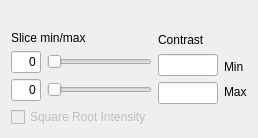
      <widget class="QWidget" name="tab_potential">
       <attribute name="title">
        <string>Potential</string>
       </attribute>
       <layout class="QHBoxLayout" name="horizontalLayout_29">
        <item>
         <layout class="QVBoxLayout" name="verticalLayout_23">
          <item>
           <widget class="QLabel" name="lbl_image_potential">
            <property name="sizePolicy">
             <sizepolicy hsizetype="MinimumExpanding" vsizetype="MinimumExpanding">
              <horstretch>0</horstretch>
              <verstretch>0</verstretch>
             </sizepolicy>
            </property>
            <property name="minimumSize">
             <size>
              <width>1</width>
              <height>1</height>
             </size>
            </property>
            <property name="text">
             <string/>
            </property>
            <property name="alignment">
             <set>Qt::AlignCenter</set>
            </property>
           </widget>
          </item>
          <item>
           <layout class="QHBoxLayout" name="horizontalLayout_28">
            <item>
             <layout class="QVBoxLayout" name="verticalLayout_17">
              <item>
               <widget class="QLabel" name="label_23">
                <property name="text">
                 <string>Slice min/max</string>
                </property>
               </widget>
              </item>
              <item>
               <layout class="QHBoxLayout" name="horizontalLayout_23">
                <item>
                 <widget class="QLineEdit" name="lineEdit_slicemin">
                  <property name="enabled">
                   <bool>true</bool>
                  </property>
                  <property name="maximumSize">
                   <size>
                    <width>30</width>
                    <height>16777215</height>
                   </size>
                  </property>
                  <property name="text">
                   <string>0</string>
                  </property>
                  <property name="alignment">
                   <set>Qt::AlignRight|Qt::AlignTrailing|Qt::AlignVCenter</set>
                  </property>
                 </widget>
                </item>
                <item>
                 <widget class="QSlider" name="slider_slicemin">
                  <property name="enabled">
                   <bool>true</bool>
                  </property>
                  <property name="orientation">
                   <enum>Qt::Horizontal</enum>
                  </property>
                 </widget>
                </item>
               </layout>
              </item>
              <item>
               <layout class="QHBoxLayout" name="horizontalLayout_27">
                <item>
                 <widget class="QLineEdit" name="lineEdit_slicemax">
                  <property name="enabled">
                   <bool>true</bool>
                  </property>
                  <property name="maximumSize">
                   <size>
                    <width>30</width>
                    <height>16777215</height>
                   </size>
                  </property>
                  <property name="text">
                   <string>0</string>
                  </property>
                  <property name="alignment">
                   <set>Qt::AlignRight|Qt::AlignTrailing|Qt::AlignVCenter</set>
                  </property>
                 </widget>
                </item>
                <item>
                 <widget class="QSlider" name="slider_slicemax">
                  <property name="enabled">
                   <bool>true</bool>
                  </property>
                  <property name="orientation">
                   <enum>Qt::Horizontal</enum>
                  </property>
                 </widget>
                </item>
               </layout>
              </item>
              <item>
               <widget class="QCheckBox" name="checkBox_sqrtIntensity1">
                <property name="enabled">
                 <bool>false</bool>
                </property>
                <property name="text">
                 <string>Square Root Intensity</string>
                </property>
               </widget>
              </item>
             </layout>
            </item>
            <item>
             <layout class="QVBoxLayout" name="verticalLayout_18">
              <item>
               <widget class="QLabel" name="label_15">
                <property name="text">
                 <string>Contrast</string>
                </property>
               </widget>
              </item>
              <item>
               <widget class="QLineEdit" name="lineEdit_contrastPotMin">
                <property name="enabled">
                 <bool>true</bool>
                </property>
                <property name="maximumSize">
                 <size>
                  <width>60</width>
                  <height>16777215</height>
                 </size>
                </property>
               </widget>
              </item>
              <item>
               <widget class="QLineEdit" name="lineEdit_contrastPotMax">
                <property name="enabled">
                 <bool>true</bool>
                </property>
                <property name="maximumSize">
                 <size>
                  <width>60</width>
                  <height>16777215</height>
                 </size>
                </property>
               </widget>
              </item>
              <item>
               <widget class="QLabel" name="label_24">
                <property name="text">
                 <string/>
                </property>
               </widget>
              </item>
             </layout>
            </item>
            <item>
             <layout class="QVBoxLayout" name="verticalLayout_11">
              <item>
               <widget class="QLabel" name="label_22">
                <property name="text">
                 <string/>
                </property>
               </widget>
              </item>
              <item>
               <widget class="QLabel" name="label_16">
                <property name="text">
                 <string>Min</string>
                </property>
               </widget>
              </item>
              <item>
               <widget class="QLabel" name="label_17">
                <property name="text">
                 <string>Max</string>
                </property>
               </widget>
              </item>
              <item>
               <widget class="QLabel" name="label_25">
                <property name="text">
                 <string/>
                </property>
               </widget>
              </item>
             </layout>
            </item>
           </layout>
          </item>
         </layout>
        </item>
       </layout>
      </widget>
